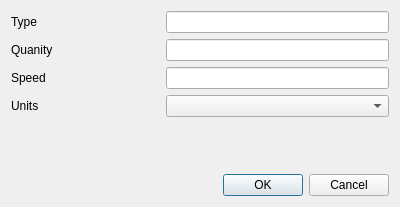
<?xml version="1.0" encoding="UTF-8"?>
<ui version="4.0">
 <class>DialogAddFuelPlan</class>
 <widget class="QDialog" name="DialogAddFuelPlan">
  <property name="geometry">
   <rect>
    <x>0</x>
    <y>0</y>
    <width>400</width>
    <height>207</height>
   </rect>
  </property>
  <property name="windowTitle">
   <string>Dialog</string>
  </property>
  <layout class="QVBoxLayout" name="verticalLayout">
   <item>
    <layout class="QHBoxLayout" name="horizontalLayout_2" stretch="3,1,6">
     <item>
      <widget class="QLabel" name="label_3">
       <property name="text">
        <string>Type</string>
       </property>
      </widget>
     </item>
     <item>
      <spacer name="horizontalSpacer_2">
       <property name="orientation">
        <enum>Qt::Orientation::Horizontal</enum>
       </property>
       <property name="sizeHint" stdset="0">
        <size>
         <width>40</width>
         <height>20</height>
        </size>
       </property>
      </spacer>
     </item>
     <item>
      <widget class="QLineEdit" name="lineEdit"/>
     </item>
    </layout>
   </item>
   <item>
    <layout class="QHBoxLayout" name="horizontalLayout_4" stretch="3,1,6">
     <item>
      <widget class="QLabel" name="label_5">
       <property name="text">
        <string>Quanity</string>
       </property>
      </widget>
     </item>
     <item>
      <spacer name="horizontalSpacer_4">
       <property name="orientation">
        <enum>Qt::Orientation::Horizontal</enum>
       </property>
       <property name="sizeHint" stdset="0">
        <size>
         <width>40</width>
         <height>20</height>
        </size>
       </property>
      </spacer>
     </item>
     <item>
      <widget class="QLineEdit" name="lineEdit_2"/>
     </item>
    </layout>
   </item>
   <item>
    <layout class="QHBoxLayout" name="horizontalLayout_6" stretch="3,1,6">
     <item>
      <widget class="QLabel" name="label_7">
       <property name="text">
        <string>Speed</string>
       </property>
      </widget>
     </item>
     <item>
      <spacer name="horizontalSpacer_6">
       <property name="orientation">
        <enum>Qt::Orientation::Horizontal</enum>
       </property>
       <property name="sizeHint" stdset="0">
        <size>
         <width>40</width>
         <height>20</height>
        </size>
       </property>
      </spacer>
     </item>
     <item>
      <widget class="QLineEdit" name="lineEdit_3"/>
     </item>
    </layout>
   </item>
   <item>
    <layout class="QHBoxLayout" name="horizontalLayout_5" stretch="3,1,6">
     <item>
      <widget class="QLabel" name="label_6">
       <property name="text">
        <string>Units</string>
       </property>
      </widget>
     </item>
     <item>
      <spacer name="horizontalSpacer_5">
       <property name="orientation">
        <enum>Qt::Orientation::Horizontal</enum>
       </property>
       <property name="sizeHint" stdset="0">
        <size>
         <width>40</width>
         <height>20</height>
        </size>
       </property>
      </spacer>
     </item>
     <item>
      <widget class="QComboBox" name="comboBoxFrom_3"/>
     </item>
    </layout>
   </item>
   <item>
    <spacer name="verticalSpacer">
     <property name="orientation">
      <enum>Qt::Orientation::Vertical</enum>
     </property>
     <property name="sizeHint" stdset="0">
      <size>
       <width>20</width>
       <height>28</height>
      </size>
     </property>
    </spacer>
   </item>
   <item>
    <widget class="QDialogButtonBox" name="buttonBox">
     <property name="orientation">
      <enum>Qt::Orientation::Horizontal</enum>
     </property>
     <property name="standardButtons">
      <set>QDialogButtonBox::StandardButton::Cancel|QDialogButtonBox::StandardButton::Ok</set>
     </property>
    </widget>
   </item>
  </layout>
 </widget>
 <resources/>
 <connections>
  <connection>
   <sender>buttonBox</sender>
   <signal>accepted()</signal>
   <receiver>DialogAddFuelPlan</receiver>
   <slot>accept()</slot>
   <hints>
    <hint type="sourcelabel">
     <x>248</x>
     <y>254</y>
    </hint>
    <hint type="destinationlabel">
     <x>157</x>
     <y>274</y>
    </hint>
   </hints>
  </connection>
  <connection>
   <sender>buttonBox</sender>
   <signal>rejected()</signal>
   <receiver>DialogAddFuelPlan</receiver>
   <slot>reject()</slot>
   <hints>
    <hint type="sourcelabel">
     <x>316</x>
     <y>260</y>
    </hint>
    <hint type="destinationlabel">
     <x>286</x>
     <y>274</y>
    </hint>
   </hints>
  </connection>
 </connections>
</ui>
